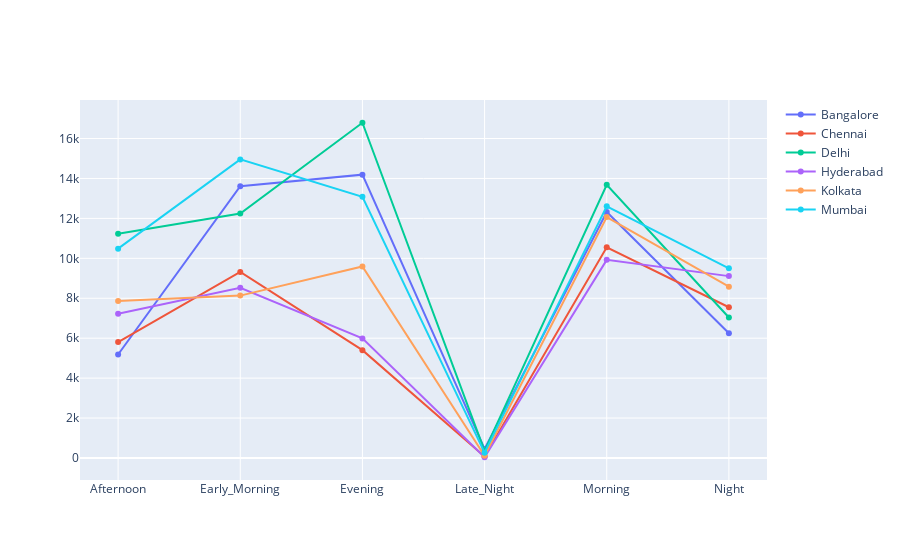

Here is the notebook cell this chart was saved with:
### Markdown cell above
=> Late night is the time slot with the fewest flights compared to other time slots during the day, as there is lower demand from passengers during that time.

### Code cell
#individual cities and their operating times
import plotly.graph_objects as go

cities = [i for i,df in df.groupby('source_city')]
fig = go.Figure()
for i in cities:
    values = df[df['source_city']==i]
    dep_time = [i for i,df in values.groupby('departure_time')]
    values = list(values.groupby('departure_time').count()['airline'].values)
    fig.add_trace(go.Scatter(
    x=dep_time,
    y=values,name = i))   
fig.show()

### Figure 1 — Plotly figure (JSON) as saved in the notebook; plotly's stock layout.template omitted (floating-point values rounded to 4 significant figures)
{"data": [{"name": "Bangalore", "type": "scatter", "x": ["Afternoon", "Early_Morning", "Evening", "Late_Night", "Morning", "Night"], "y": [5183, 13611, 14192, 457, 12323, 6244]}, {"name": "Chennai", "type": "scatter", "x": ["Afternoon", "Early_Morning", "Evening", "Late_Night", "Morning", "Night"], "y": [5807, 9319, 5402, 72, 10550, 7550]}, {"name": "Delhi", "type": "scatter", "x": ["Afternoon", "Early_Morning", "Evening", "Late_Night", "Morning", "Night"], "y": [11234, 12248, 16790, 357, 13679, 7035]}, {"name": "Hyderabad", "type": "scatter", "x": ["Afternoon", "Early_Morning", "Evening", "Late_Night", "Morning", "Night"], "y": [7221, 8524, 5991, 38, 9923, 9109]}, {"name": "Kolkata", "type": "scatter", "x": ["Afternoon", "Early_Morning", "Evening", "Late_Night", "Morning", "Night"], "y": [7863, 8133, 9594, 114, 12065, 8578]}, {"name": "Mumbai", "type": "scatter", "x": ["Afternoon", "Early_Morning", "Evening", "Late_Night", "Morning", "Night"], "y": [10486, 14955, 13082, 268, 12606, 9499]}], "layout": {}}
